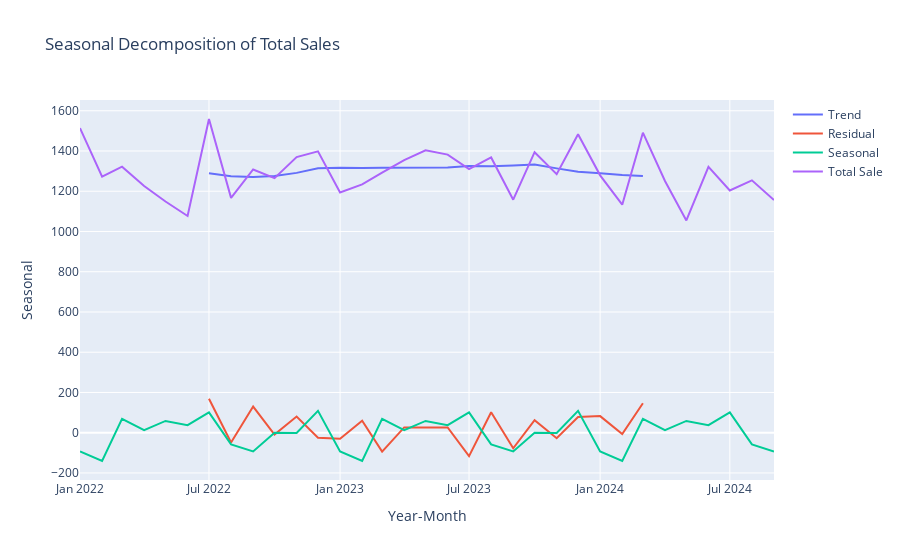

Notebook cell for this chart:
### Code cell
# Seasonal decomposition
decomposition = seasonal_decompose(monthly_sales_quantity['QuantitySold'], model='additive', period=12)  # Assuming annual seasonality

# Plotting the components (trend, seasonal, residual)
fig = go.Figure()
fig.add_trace(go.Scatter(x=monthly_sales_total['Year_Month'], y=decomposition.trend, mode='lines', name='Trend'))
fig.add_trace(go.Scatter(x=monthly_sales_total['Year_Month'], y=decomposition.resid, mode='lines', name='Residual'))
fig.add_trace(go.Scatter(x=monthly_sales_total['Year_Month'], y=decomposition.seasonal, mode='lines', name='Seasonal'))
fig.add_trace(go.Scatter(x=monthly_sales_total['Year_Month'], y=monthly_sales_quantity['QuantitySold'], mode='lines', name='Total Sale'))
fig.update_layout(title='Seasonal Decomposition of Total Sales', xaxis_title='Year-Month', yaxis_title='Seasonal')
fig.show()

### Figure 1 — Plotly figure (JSON) as saved in the notebook; plotly's stock layout.template omitted (floating-point values rounded to 4 significant figures)
{"data": [{"mode": "lines", "name": "Trend", "type": "scatter", "x": ["2022-01", "2022-02", "2022-03", "2022-04", "2022-05", "2022-06", "2022-07", "2022-08", "2022-09", "2022-10", "2022-11", "2022-12", "2023-01", "2023-02", "2023-03", "2023-04", "2023-05", "2023-06", "2023-07", "2023-08", "2023-09", "2023-10", "2023-11", "2023-12", "2024-01", "2024-02", "2024-03", "2024-04", "2024-05", "2024-06", "2024-07", "2024-08", "2024-09"], "y": [null, null, null, null, null, null, 1289.0, 1274, 1271.0, 1275.0, 1291.0, 1315.0, 1317.0, 1315.0, 1317, 1316.0, 1318.0, 1318.0, 1325.0, 1324.0, 1328.0, 1332.0, 1314.0, 1297.0, 1290.0, 1280.0, 1276.0, null, null, null, null, null, null]}, {"mode": "lines", "name": "Residual", "type": "scatter", "x": ["2022-01", "2022-02", "2022-03", "2022-04", "2022-05", "2022-06", "2022-07", "2022-08", "2022-09", "2022-10", "2022-11", "2022-12", "2023-01", "2023-02", "2023-03", "2023-04", "2023-05", "2023-06", "2023-07", "2023-08", "2023-09", "2023-10", "2023-11", "2023-12", "2024-01", "2024-02", "2024-03", "2024-04", "2024-05", "2024-06", "2024-07", "2024-08", "2024-09"], "y": [null, null, null, null, null, null, 169.0, -48.9, 130.1, -9.521, 80.08, -25.08, -29.73, 59.69, -93.79, 26.42, 26.42, 26.42, -116.1, 101.7, -77.23, 62.35, -27.25, 77.92, 82.56, -6.854, 146.6, null, null, null, null, null, null]}, {"mode": "lines", "name": "Seasonal", "type": "scatter", "x": ["2022-01", "2022-02", "2022-03", "2022-04", "2022-05", "2022-06", "2022-07", "2022-08", "2022-09", "2022-10", "2022-11", "2022-12", "2023-01", "2023-02", "2023-03", "2023-04", "2023-05", "2023-06", "2023-07", "2023-08", "2023-09", "2023-10", "2023-11", "2023-12", "2024-01", "2024-02", "2024-03", "2024-04", "2024-05", "2024-06", "2024-07", "2024-08", "2024-09"], "y": [-93.15, -140.6, 68.79, 12.46, 58.63, 37.63, 101.1, -58.1, -93.23, -0.7708, -1.333, 108.5, -93.15, -140.6, 68.79, 12.46, 58.63, 37.63, 101.1, -58.1, -93.23, -0.7708, -1.333, 108.5, -93.15, -140.6, 68.79, 12.46, 58.63, 37.63, 101.1, -58.1, -93.23]}, {"mode": "lines", "name": "Total Sale", "type": "scatter", "x": ["2022-01", "2022-02", "2022-03", "2022-04", "2022-05", "2022-06", "2022-07", "2022-08", "2022-09", "2022-10", "2022-11", "2022-12", "2023-01", "2023-02", "2023-03", "2023-04", "2023-05", "2023-06", "2023-07", "2023-08", "2023-09", "2023-10", "2023-11", "2023-12", "2024-01", "2024-02", "2024-03", "2024-04", "2024-05", "2024-06", "2024-07", "2024-08", "2024-09"], "y": [1514, 1272, 1322, 1226, 1149, 1077, 1559, 1167, 1308, 1265, 1370, 1398, 1194, 1234, 1292, 1355, 1403, 1382, 1310, 1368, 1158, 1394, 1285, 1483, 1279, 1133, 1491, 1251, 1055, 1321, 1204, 1254, 1156]}], "layout": {"title": {"text": "Seasonal Decomposition of Total Sales"}, "xaxis": {"title": {"text": "Year-Month"}}, "yaxis": {"title": {"text": "Seasonal"}}}}
